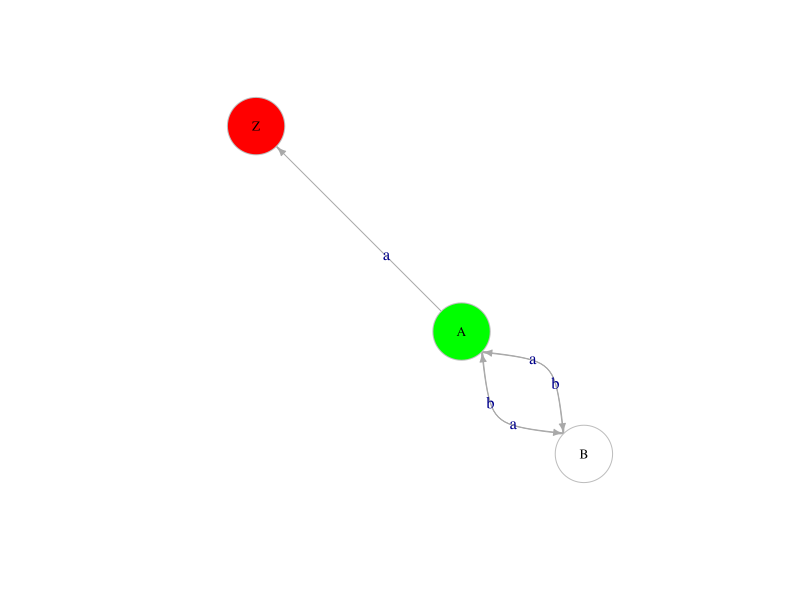

Write R code to recreate this figure.
library(igraph)
library(stringr)
library(magrittr)

## Input user example
string2 <- "S -> aA
B -> a
S -> bB  
A -> bB
A -> c
B -> c"

string <- "A -> aB
A -> bB
A -> a
B -> aA
B -> bA"

# Formatted data
string <- str_replace_all(string, "(\n)|([:space:]*\n)", " ")

## Extract the edges
edgesCompleted <- str_extract_all(string, "[A-Z] -> [a-z][A-Z]")[[1]]
edgesFinal  <- str_extract_all(string, "([A-Z] -> [a-z][^A-Z])|[A-Z] -> [a-z](?!.*[A-Z])")[[1]]
edgesFinalZ <- str_replace_all(edgesFinal, "(?<=[a-z])(?!$)|(?<=[a-z])$", "Z")

stringUpdated <- append(edgesCompleted, edgesFinalZ)

nodes <- unlist(str_extract_all(stringUpdated, "[A-Z]"))
edge.labels <- unlist(str_extract_all(stringUpdated, "[a-z]"))
g <- graph(nodes, directed = TRUE)

uniqueNodes <- unique(nodes)
nodeTypes <- c()

for(node in uniqueNodes){
  if(node == "S"){
    nodeTypes <- nodeTypes %>% append(1)
  } else if (node == "Z"){
    nodeTypes <- nodeTypes %>% append(3)
  }
  else {
    nodeTypes <- nodeTypes %>% append(2) 
  }
}

if (!("S" %in% uniqueNodes)) {
  nodeTypes <- nodeTypes[-1]
  nodeTypes <- append(nodeTypes, 1, after= 0)
}

node.types <- nodeTypes
mapping.colors <- c("green","white", "red")
node.colors <- mapping.colors[node.types]

curves <- curve_multiple(g, start = 0.9)
set.seed(12)
plot(g, edge.arrow.size = 0.5, vertex.label.cex = 0.8, vertex.size = 35,
     vertex.frame.color = "gray", vertex.label.color = "black",
     edge.label = edge.labels, vertex.color = node.colors, edge.curved = curves)


# Clear
rm(list = ls())